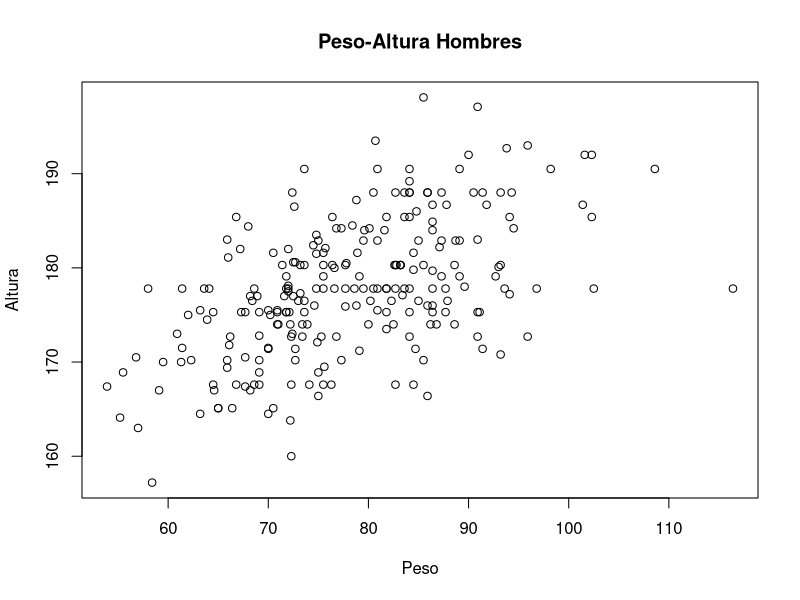
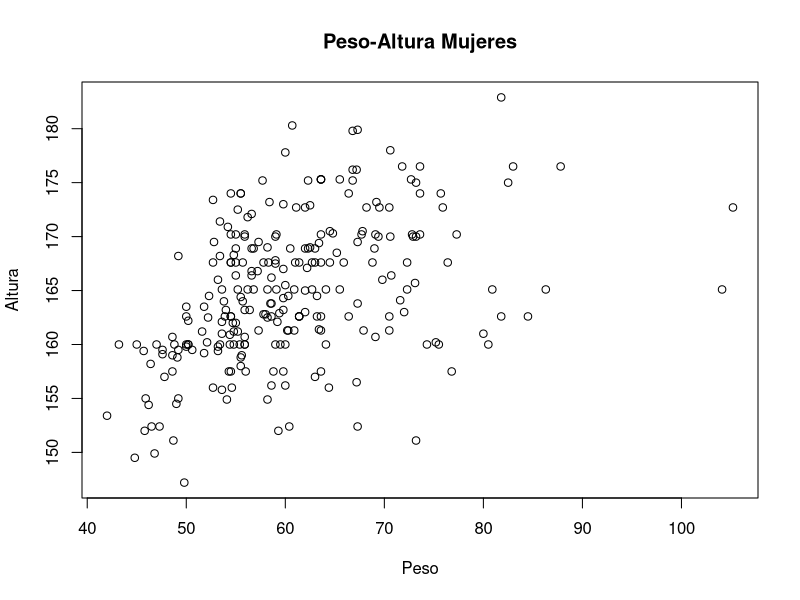
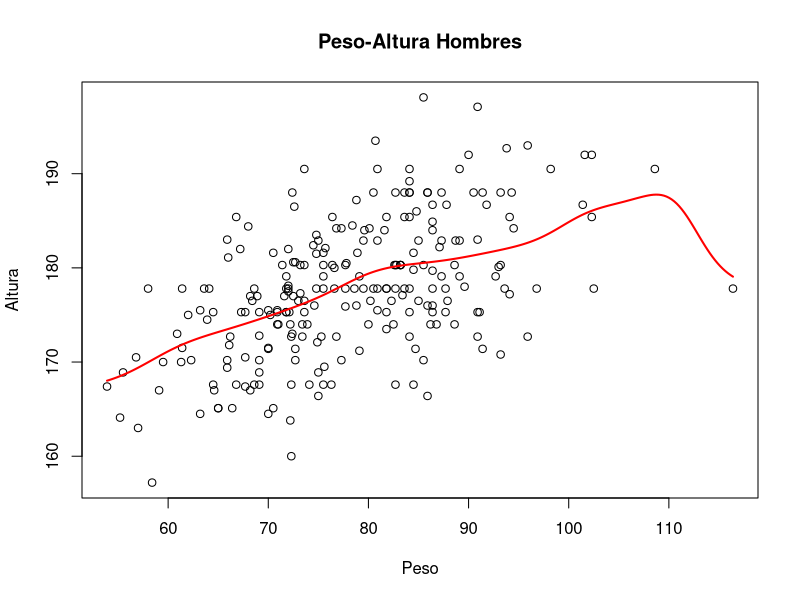
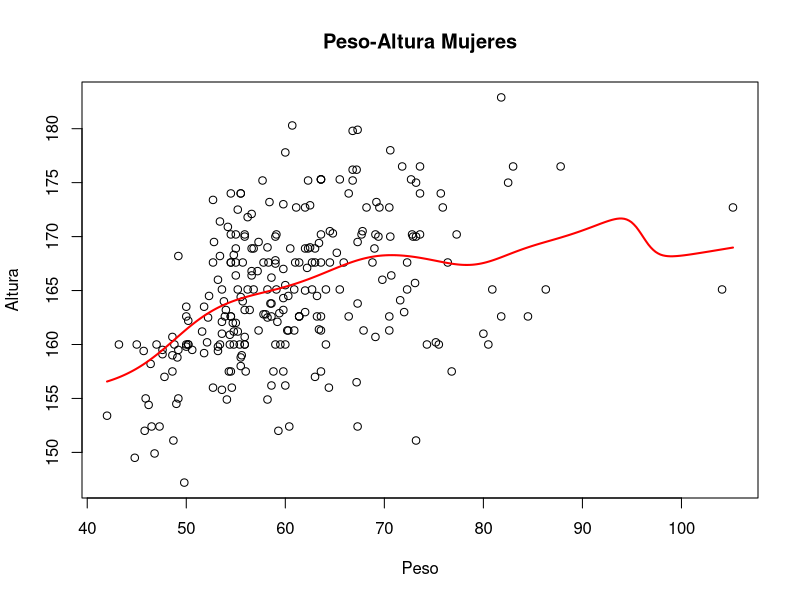

The R script that drew these images, in order:
TrainTest <- read.table("TrainTest.txt")

body <- read.csv("body.csv")

#Le asignamos el nombre correspondiente a las columnas del data set
colnames(body)<- (c("BIAC","BIIL","BITRO","CHEST1","CHEST2","ELBOW","WRIST",
                    "KNEE","ANKLE","SHOUL","CHESTG","WAISTG","NAVEL","HIP","GLUTE","BICEP",
                    "FLOREA","KNEEG","CALF","ANKLEG","WRISTG","AGE","WEIG","HEIG","GEN"))

#Lectura de Datos -----------------------------------------------------------------------------------------------------------
 
#Nos fijamos si hay datos NULL
any(is.na(body))

#Nos Fijamos el tipo de dato de cada columna
sapply(body, class)

# Conclusion: No hay datos nulos y los tipos de dato corresponden a lo pedido

#Etapa Exploratoria -----------------------------------------------------------------------------------------------------------



#B.)

#Primero separamos los datos segun su genero

#Weight Men y su medianda
WEIG_M <-  body[body$GEN == 1, ]$WEIG

T_M <- median(WEIG_M)


#Weight Women y su mediana 
WEIG_W <-  body[body$GEN == 0, ]$WEIG

T_W <- median(WEIG_W)

#BootStrap para pesos de hombres
B = 1000

# Tomamos 1000 muestras de tamano |WEIGH_M| de los datos que tenemos 
n <- length(WEIG_M)
estMedMen<- 0

for(i in 1:B){
  #Para cada muestra estimamos la mediana y la almacenamos 
  muestra <- sample(WEIG_M, n, replace = TRUE )
  estMedMen[i] <- median(muestra)
}

seBootMen <- sd(estMedMen)

#Definimos el intervalo de confianza aproximado para la mediana del peso masculino
alfa <- 0.05

#Z_alfa/2
z <- qnorm(1-alfa/2)

IDC_Men <- c(T_M - z*seBootMen,T_M + z*seBootMen)

#BootStrap para pesos de Mujeres

# Tomamos 1000 muestras de tamano |WEIGH_M| de los datos que tenemos 
n <- length(WEIG_W)
estMedWom<- 0

for(i in 1:B){
  #Para cada muestra estimamos la mediana y la almacenamos 
  muestra <- sample(WEIG_W, n, replace = TRUE )
  estMedWom[i] <- median(muestra)
}

seBootWom <- sd(estMedWom)

#Definimos el intervalo de confianza aproximado para la mediana del peso masculino
alfa <- 0.05

#Z_alfa/2
z <- qnorm(1-alfa/2)

IDC_Wom <- c(T_M - z*seBootWom,T_M + z*seBootWom)

#Falta la interpretacion
#Se podria decir que el peso no es una medida muy significativa a la hora de diferencia a un hombre de una mujer, 
#ya que ambos tienen medias muy parecidas. Aunque los hombres tienen mas dispersion, por lo que podemos decir que
#cuanto mas alejado se encuentre un peso de la media mas probabilidad hay de que sea un hombre. Ademas a la hora de diferenciar
#grupos de hombres de grupos de mujeres, podemos usar el desvio estandar como diferenciador

#C)

HEIG_M <-  body[body$GEN == 1, ]$HEIG

HEIG_W <-  body[body$GEN == 0, ]$HEIG

plot(WEIG_M,HEIG_M,main = "Peso-Altura Hombres", xlab = "Peso" , ylab = "Altura")

plot(WEIG_W,HEIG_W,main = "Peso-Altura Mujeres", xlab = "Peso" , ylab = "Altura")

# Los graficos parecen indicar que a mayor peso se tendra mayor altura y vice-versa.

# Estaria bueno que se grafiquen los dos juntos diferenciando por color
# Ver si como diferenciar a los hombres de las mujeres

#D.)

# Grafico de los hombres
plot(WEIG_M,HEIG_M,main = "Peso-Altura Hombres", xlab = "Peso" , ylab = "Altura")
ksm <- ksmooth(WEIG_M,HEIG_M, "normal", bandwidth = 10)
lines(ksm$x, ksm$y, col = "red", lwd = 2)

# Grafico de las mujeres
plot(WEIG_W,HEIG_W,main = "Peso-Altura Mujeres", xlab = "Peso" , ylab = "Altura")
ksm <- ksmooth(WEIG_W,HEIG_W, "normal", bandwidth = 10)
lines(ksm$x, ksm$y, col = "red", lwd = 2)

# En el caso de los hombres, podemos ver que salvo el final la regresion no parametrica se parece mucho a una regresion lineal.
# Por otro lado en las mujeres, no esta tan claro que la regresion parametrica sea parecida a una regresion lineal, ya que
# esta tiene irregularidades mas pronunciadas. Por lo que sospechamos una regresion lineal para los hombres y una regresion
# ¿cuadratica? para las mujeres.
